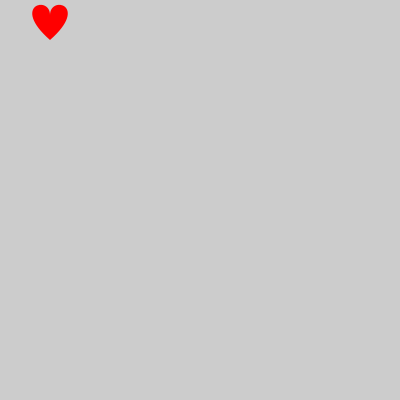
Frame 1 (no input)
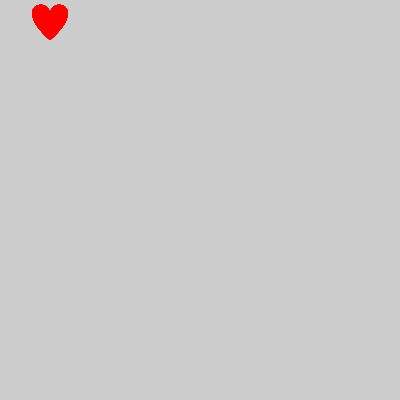
Frame 60 (the mouse pressed at the canvas centre just before this capture)
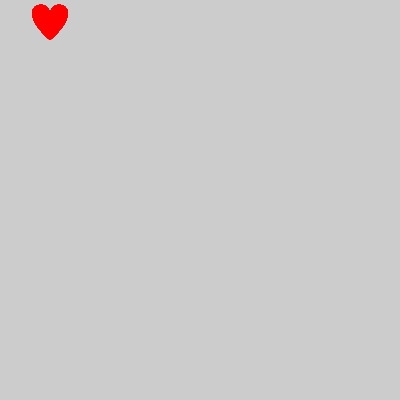
Frame 120 (the mouse held since frame 60 and released just before this capture)

The Processing sketch that drew these frames (run headless with seeded random() and noise(); from frame 60 on, the mouse is pressed at the canvas centre):

// Processing sketch: heartShape
// ── heartShape.pde
void setup(){
  size(400, 400);
  smooth();
  noStroke();
  fill(255, 0, 0);
}

void draw(){
  beginShape();
  vertex(50, 15);
  bezierVertex(50, -5, 90, 5, 50, 40);
  vertex(50, 15);
  bezierVertex(50, -5, 10, 5, 50, 40);
  endShape();
}
